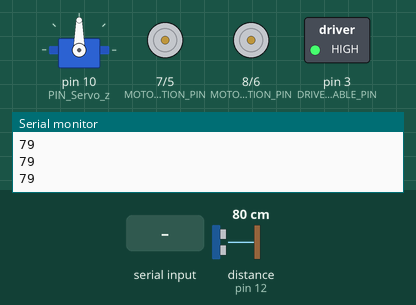
The sketch below on a simulated Arduino Uno, built with avr-gcc and run on an emulated ATmega328P. Shown: servo, direction and speed pins drawn as motors (green arrow = direction pin HIGH = forward, orange = LOW = backward, longer = more drive), switched loads named in the sketch (green lamp = pin HIGH), the last lines printed to the serial monitor. Wiring (inferred from the names in the program): ultrasonic range finder: trigger pin 13; echo pin 12. The inputs (shaded band) are chosen by the test bench; at power-on: distance to the obstacle (sensor on pin 12) 80 cm. The echo pulse lasts 58.3 µs per cm; pins used as bus, display or sensor lines are not drawn.

Above: at 1.2 s.
1.3 s: "F\n" received over Serial
At 2.2 s:
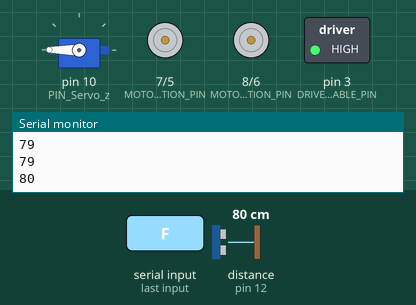
2.8 s: "G\n" received over Serial
At 4.0 s:
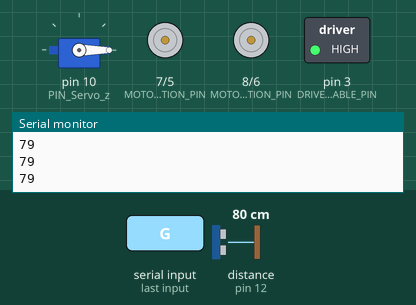
4.3 s: "30,150\n" received over Serial
At 5.2 s:
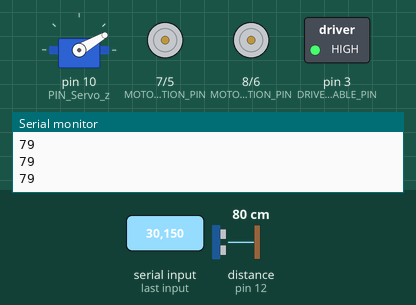
5.9 s: "A90\n" received over Serial
At 7.2 s:
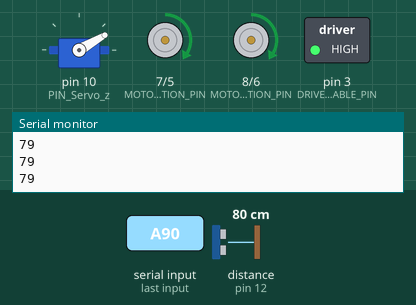
7.5 s: "H\n" received over Serial
At 7.67 s:
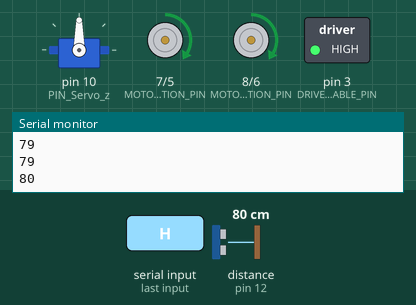
9.2 s: "5\n" received over Serial
At 9.9 s:
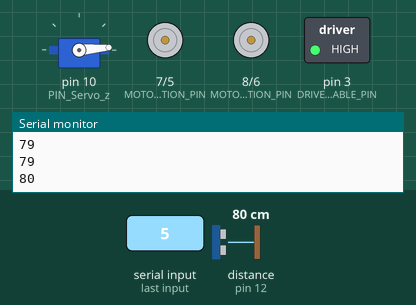
Timing chart, 0 to 11.8 s (numbered marks = the images above; inputs shaded):
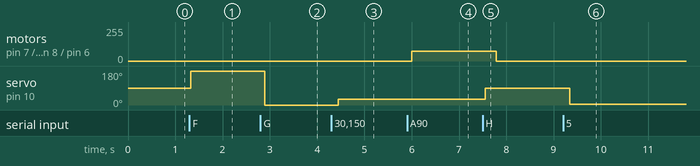

Measured:
- after the input at 1.3 s, servo on pin 10 (PIN_Servo_z): 90° → 180° at once
- after the input at 2.8 s, servo on pin 10 (PIN_Servo_z): 180° → 0° after 0.09 s
- after the input at 4.3 s, servo on pin 10 (PIN_Servo_z): 0° → 30° after 0.15 s
- after the input at 5.9 s, motor on pin 7 (MOTOR_LEFT_DIRECTION_PIN) / pin 5 (MOTOR_LEFT_SPEED_PIN), motor on pin 8 (MOTOR_RIGHT_DIRECTION_PIN) / pin 6 (MOTOR_RIGHT_SPEED_PIN): stopped → forward 75/255 after 0.10 s
- after the input at 7.5 s, motor on pin 7 (MOTOR_LEFT_DIRECTION_PIN) / pin 5 (MOTOR_LEFT_SPEED_PIN), motor on pin 8 (MOTOR_RIGHT_DIRECTION_PIN) / pin 6 (MOTOR_RIGHT_SPEED_PIN): forward 75/255 → stopped after 0.29 s; servo on pin 10 (PIN_Servo_z): 30° → 90° after 0.06 s
- after the input at 9.2 s, servo on pin 10 (PIN_Servo_z): 90° → 5° after 0.14 s

The sketch:

Manual_Control.ino
```cpp
#define MOTOR_LEFT_SPEED_PIN 5       // Velocidad de los motores izquierdos
#define MOTOR_LEFT_DIRECTION_PIN 7   // Dirección de los motores izquierdos
#define MOTOR_RIGHT_SPEED_PIN 6      // Velocidad de los motores derechos
#define MOTOR_RIGHT_DIRECTION_PIN 8  // Dirección de los motores derechos
#define DRIVER_ENABLE_PIN 3          // Habilitación del driver
#define PIN_Servo_z 10               // PIN del servo
#define TRIG_PIN 13
#define ECHO_PIN 12

#include <Servo.h>

Servo myServo;

char op;
long duration;
int distance;
bool autoMode = false;
bool isMoving = false;
int anguloServo = 90;
int lastPosition = anguloServo;

enum Estado {
  IDLE,
  MOVING_FORWARD,
  MOVING_BACK,
  TURNING_LEFT,
  TURNING_RIGHT,
  TURNING_LEFT_SERVO,
  TURNING_RIGHT_SERVO,
  INITIAL_POSITION,
  TURNING_LEFT_SERVO2,
  TURNING_RIGHT_SERVO2,
  STOPPING_SERVO
};

Estado currentState = IDLE;

void setup() {
  Serial.begin(9600);
  Serial.setTimeout(20);
  Serial.println("Iniciando");

  pinMode(MOTOR_LEFT_SPEED_PIN, OUTPUT);
  pinMode(MOTOR_LEFT_DIRECTION_PIN, OUTPUT);
  pinMode(MOTOR_RIGHT_SPEED_PIN, OUTPUT);
  pinMode(MOTOR_RIGHT_DIRECTION_PIN, OUTPUT);
  pinMode(DRIVER_ENABLE_PIN, OUTPUT);
  pinMode(TRIG_PIN, OUTPUT);
  pinMode(ECHO_PIN, INPUT);

  myServo.attach(PIN_Servo_z);  // Inicializas el servo en el PIN donde está conectado
  myServo.write(anguloServo);   // Empieza en el ángulo de 90 grados (Cada vez que se prenda el coche, se pondrá en esta posición)

  digitalWrite(DRIVER_ENABLE_PIN, HIGH);
}

// Función para avanzar hacía adelante

void forward() {
  digitalWrite(MOTOR_LEFT_DIRECTION_PIN, HIGH);   // Motor izquierdo hacía adelante
  analogWrite(MOTOR_LEFT_SPEED_PIN, 75);          // Velocidad de 75 (La velocidad son señales por ancho de pulso y mientras mayor sea el valor, más rápido girarán los motores)
  digitalWrite(MOTOR_RIGHT_DIRECTION_PIN, HIGH);  // Motor derecho hacía adelante
  analogWrite(MOTOR_RIGHT_SPEED_PIN, 75);         // Velocidad de 75 (La velocidad son señales por ancho de pulso y mientras mayor sea el valor, más rápido girarán los motores)
  currentState = MOVING_FORWARD;                  // Se queda en el estado actual para no modificar el flujo o evitar que se cambié repentinamente
}

// Función para detener motores

void stopMotors() {
  digitalWrite(MOTOR_LEFT_SPEED_PIN, 0);   // Velocidad de 0 (Así los motores no girarán)
  digitalWrite(MOTOR_RIGHT_SPEED_PIN, 0);  // Velocidad de 0 (Así los motores no girarán)
  currentState = IDLE;                     // Se queda en el estado actual para no modificar el flujo o evitar que se cambié repentinamente
}

// Función para ir hacía atrás

void back() {
  digitalWrite(MOTOR_LEFT_DIRECTION_PIN, LOW);   // Motor izquierdo hacía atrás
  analogWrite(MOTOR_LEFT_SPEED_PIN, 70);         // Velocidad de 70 (La velocidad son señales por ancho de pulso y mientras mayor sea el valor, más rápido girarán los motores)
  digitalWrite(MOTOR_RIGHT_DIRECTION_PIN, LOW);  // Motor derecho hacía atrás
  analogWrite(MOTOR_RIGHT_SPEED_PIN, 70);        // Velocidad de 70 (La velocidad son señales por ancho de pulso y mientras mayor sea el valor, más rápido girarán los motores)
  currentState = MOVING_BACK;                    // Se queda en el estado actual para no modificar el flujo o evitar que se cambié repentinamente
}

// Función para girar el coche hacía la izquierda

void turnLeft() {

  // En esta parte haremos que el motor izquierdo vaya hacia adelante y el motor derecho vaya hacia atrás con la misma velocidad
  // Al hacer este movimiento la tracción hará que el coche gire hacía la izquierda en este caso, que es el que avanza
  // Y con la ayuda del delay, decidimos aproximadamente cuántos milisegundos queremos que el coche haga este giro
  // En este caso, le ponemos 570 (por aproximación) para que gire apróximadamente en un ángulo de 90 grados

  digitalWrite(MOTOR_LEFT_DIRECTION_PIN, HIGH);  // Motor izquierdo hacía adelante
  analogWrite(MOTOR_LEFT_SPEED_PIN, 100);        // Velocidad de 100 (La velocidad son señales por ancho de pulso y mientras mayor sea el valor, más rápido girarán los motores)
  digitalWrite(MOTOR_RIGHT_DIRECTION_PIN, LOW);  // Motor derecho hacía atrás
  analogWrite(MOTOR_RIGHT_SPEED_PIN, 100);       // Velocidad de 100 (La velocidad son señales por ancho de pulso y mientras mayor sea el valor, más rápido girarán los motores)

  delay(570);  // Gira por 570 milisegundos esperando que su posición haya cambiado 90 grados

  stopMotors();         // Se detiene en seco el coche
  currentState = IDLE;  // Se pone el estado actual en IDLE para que no siga girando
}

// Función parar girar el coche hacía la derecha

void turnRight() {

  // En esta parte haremos que el motor izquierdo vaya hacia atrás y el motor derecho vaya hacia adelante con la misma velocidad
  // Al hacer este movimiento la tracción hará que el coche gire hacía la derecho en este caso, que es el que avanza
  // Y con la ayuda del delay, decidimos aproximadamente cuántos milisegundos queremos que el coche haga este giro
  // En este caso, le ponemos 570 (por aproximación) para que gire apróximadamente en un ángulo de 90 grados

  digitalWrite(MOTOR_LEFT_DIRECTION_PIN, LOW);    // Motor izquierdo hacía atrás
  analogWrite(MOTOR_LEFT_SPEED_PIN, 100);         // Velocidad de 100 (La velocidad son señales por ancho de pulso y mientras mayor sea el valor, más rápido girarán los motores)
  digitalWrite(MOTOR_RIGHT_DIRECTION_PIN, HIGH);  // Motor derecho hacía adelante
  analogWrite(MOTOR_RIGHT_SPEED_PIN, 100);        // Velocidad de 100 (La velocidad son señales por ancho de pulso y mientras mayor sea el valor, más rápido girarán los motores)

  delay(570);  // Gira por 570 milisegundos esperando que su posición haya cambiado 90 grados

  stopMotors();         // Se detiene en seco el coche
  currentState = IDLE;  // Se pone el estado actual en IDLE para que no siga girando
}

// Función para girar hacía la izquierdo el servomotor

void turnLeftServo() {
  myServo.write(180);   // Gira el servomotor 180 grados (O sea, hacía la izquierda)
  leerDistancia();      // Lee la distancia actual para saber si detecta un obstáculo (Esto para futuros avances del proyecto)
  currentState = IDLE;  // Se pone el estado actual en IDLE para que no siga girando
}

// Función para girar hacía la derecha el servomotor

void turnRightServo() {
  myServo.write(0);     // Gira el servomotor 0 grados (O sea, hacía la derecha)
  leerDistancia();      // Lee la distancia actual para saber si detecta un obstáculo (Esto para futuros avances del proyecto)
  currentState = IDLE;  // Se pone el estado actual en IDLE para que no siga girando
}

// Función para cambiar la posición del servomotor a su estado inicial (90 grados | Mirando hacía el frente)

void initialPosition() {
  myServo.write(90);    // Gira el servomotor 90 grados (O sea, mira hacía el frente)
  leerDistancia();      // Lee la distancia actual para saber si detecta un obstáculo (Esto para futuros avances del proyecto)
  currentState = IDLE;  // Se pone el estado actual en IDLE para que no siga girando
}

// Función para leer la distancia

void leerDistancia() {
  digitalWrite(TRIG_PIN, LOW);
  delayMicroseconds(2);
  digitalWrite(TRIG_PIN, HIGH);
  delayMicroseconds(10);
  digitalWrite(TRIG_PIN, LOW);

  // Leer duración del pulso y calcular la distancia
  duration = pulseIn(ECHO_PIN, HIGH);
  distance = duration * 0.0344 / 2;  // Calcular distancia en centímetros

  Serial.println(distance);
}

/*void autoModeAvoid() {
  leerDistancia();
  if (distance > 15) {
    myServo.write(90);
    forward();
  } else {
    stopMotors();
    myServo.write(180);
    delay(1000);
    leerDistancia();
    if (distance > 15) {
      myServo.write(90);
      turnLeft();
      stopMotors();
    } else {
      myServo.write(0);
      delay(1000);
      leerDistancia();
      if (distance > 15) {
        myServo.write(90);
        turnRight();
        stopMotors();
      } else {
        myServo.write(0);
        stopMotors();
      }
    }
  }
}*/

void loop() {
  leerDistancia();  // Siempre lee la distancia
  delay(200);       // Evita que envíe muchos datos, así que le pones un pequeño delay

  String input = Serial.readStringUntil('\n');  // Lee los datos que se envían desde Python hasta el salto de línea (que también se envía codificado por Python, es como un punto final).
  input.trim();                                 // En caso de que el input tenga espacios, se eliminan

  // Si el tamaño del input es mayor a 0 (o sea, que se haya enviado un dato) y el primer caracter del input es un digito...
  if (input.length() > 0 && isDigit(input[0])) {
    int valorLeido = input.toInt();  // Convertimos el input (string) a un entero

    // Si el valor que leímos está entre 0 y 180, entonces podemos mover el servo. En caso de no estarlo, no se puede realizar movimiento
    if (valorLeido >= 0 && valorLeido <= 180) {
      myServo.write(valorLeido);  // Se mueve el servo conforme a lo que va recibiendo por Python
      lastPosition = valorLeido;  // En caso de necesitarlo, asignamos el valor leído a una variable entera por si necesitamos volver o quedarnos ahí
    }
  } else {
    char op = input[0];  // En caso de que el valor no fuera un número, entonces agarramos el primer caracter del string y lo asignamos a una variable de tipo char

    // A partir de aquí, según que carácter haya sido el guardado, cambiará el estado
    // Una vez cambiado el estado, en el segundo switch va a llamar funciones según el estado en el que esté

    switch (op) {
      case 'A': currentState = MOVING_FORWARD; break;
      case 'B': currentState = IDLE; break;
      case 'C': currentState = MOVING_BACK; break;
      case 'D': currentState = TURNING_LEFT; break;
      case 'E': currentState = TURNING_RIGHT; break;
      case 'F': currentState = TURNING_LEFT_SERVO; break;
      case 'G': currentState = TURNING_RIGHT_SERVO; break;
      case 'H': currentState = INITIAL_POSITION; break;
      case 'I': currentState = TURNING_LEFT_SERVO2; break;
      case 'J': currentState = TURNING_RIGHT_SERVO2; break;
      case 'K': currentState = STOPPING_SERVO; break;
    }
  }

  switch (currentState) {
    case MOVING_FORWARD: forward(); break;
    case IDLE: stopMotors(); break;
    case MOVING_BACK: back(); break;
    case TURNING_LEFT: turnLeft(); break;
    case TURNING_RIGHT: turnRight(); break;
    case TURNING_LEFT_SERVO: turnLeftServo(); break;
    case TURNING_RIGHT_SERVO: turnRightServo(); break;
    case INITIAL_POSITION: initialPosition(); break;
    default: stopMotors(); break;
  }
}
```
